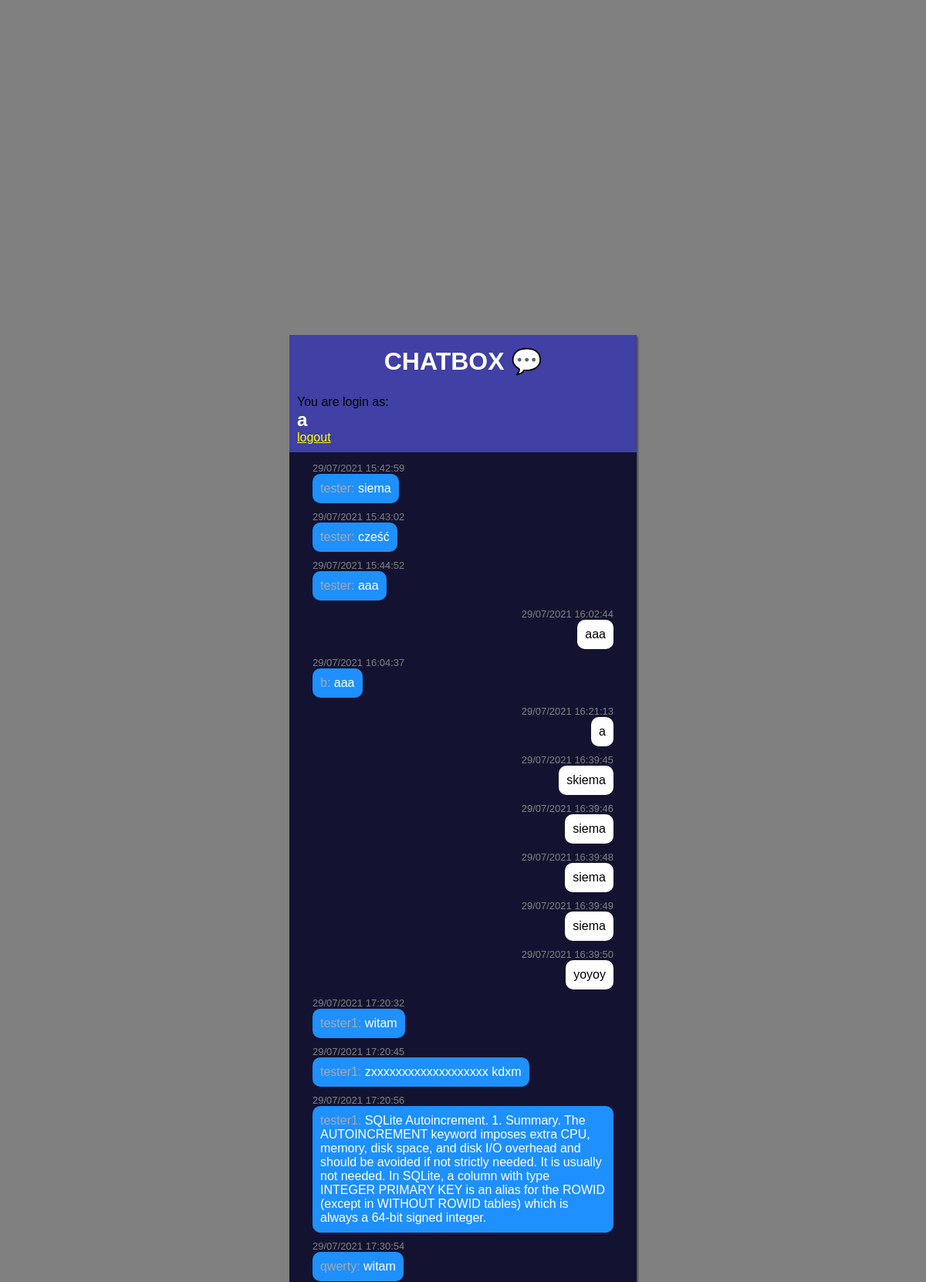
/ (signed in, upper part), run on the app's committed database.
### tables this page shows
CREATE TABLE messages (id INTEGER, user_id INTEGER, text TEXT NOT NULL, date TEXT NOT NULL, PRIMARY KEY(id));

CREATE TABLE users (id INTEGER, username TEXT NOT NULL, hash TEXT NOT NULL, PRIMARY KEY(id));

### app.py (the view)
@app.route("/")
def index():
    if not session.get("user_id"):
        return redirect("/login")
    messages_db = db.execute("SELECT * FROM messages")
    users_db = db.execute("SELECT * FROM users")
    return render_template("index.html", messages_db=messages_db, users_db=users_db)

### templates/index.html (shortened to what this page needs)
{% extends "layout.html" %}
{% block body %}
<div class="container">
    <div class="header">
        <h1>CHATBOX &#128172</h1>
    </div>
    {% if session.user_id %}
    <div class="main ">
        You are login as: <h2>{{ session.username }}</h2> <a href="/logout">logout</a>
    </div>
    <div id="chatbox" class="chatbox">
        {% for message in messages_db %}
        {%if message.user_id == session.user_id %}
            <p class="date user_date">{{ message.date }}</p>
            <p class="message user_message"></span>{{ message.text }}</p>
        {% else %}
            <p class="date">{{ message.date }}</p>
            <p class="message"><span class="sender">{{ users_db[message.user_id - 1].username }}:</span> {{ message.text }}</p>
        {% endif %}
        {% endfor %}
    </div>
    {% else %}
    Please log in. <a href="/login">login</a>
    {% endif %}
</div>
{% endblock %}

### templates/layout.html (shortened to what this page needs)
<!DOCTYPE html>
<html lang="en">
    <head>
        <link href="/static/styles.css" rel="stylesheet" type="text/css">
    </head>
    <body>
        {% block body %}{% endblock %}
    </body>
</html>

### static/styles.css (style rules this page uses)
* { margin: 0; padding: 0; font-family: sans-serif; box-sizing: border-box; }
body { height: 100vh; background-color: grey; display: flex; justify-content: center; align-items: center; }
.container { width: 450px; height: 90vh; display: flex; flex-direction: column; box-shadow: 2px 2px 2px rgba(0,0,0,0.4); background-color: rgb(64, 64, 165); }
.header h1 { text-align: center; color: white; padding: 15px; margin-bottom: 10px; }
h2 { color: white; }
.chatbox { flex: 1; color: grey; background-color: rgb(0,0,0,0.7); padding: 20px 30px; overflow: auto; }
.message { background-color: dodgerblue; padding: 10px; color: white; width: fit-content; height: auto; border-radius: 10px; margin-bottom: 10px; }
.user_message { margin-left: auto; background-color: white; color: black; }
.sender { color: darkgray; }
.main { background-color: rgb(64, 64, 165); margin-bottom: 10px; margin-left: 10px; }
a { color: yellow; }
.date { font-size: small; width: fit-content; }
.user_date { margin-left: auto; }

### data on the page
messages: date "29/07/2021 15:42:59", text "siema"
users: username "tester"
messages: date "29/07/2021 15:43:02", text "cześć"
messages: date "29/07/2021 15:44:52", text "aaa"
messages: date "29/07/2021 16:02:44", text "aaa"
messages: date "29/07/2021 16:04:37", text "aaa"
users: username "b"
messages: date "29/07/2021 16:21:13", text "a"
messages: date "29/07/2021 16:39:45", text "skiema"
messages: date "29/07/2021 16:39:46", text "siema"
messages: date "29/07/2021 16:39:48", text "siema"
messages: date "29/07/2021 16:39:49", text "siema"
messages: date "29/07/2021 16:39:50", text "yoyoy"
messages: date "29/07/2021 17:20:32", text "witam"
users: username "tester1"
messages: date "29/07/2021 17:20:45", text "zxxxxxxxxxxxxxxxxxxx kdxm"
messages: date "29/07/2021 17:20:56", text "SQLite Autoincrement. 1. Summary. The AUTOINCREMENT keyword imposes extra CPU, memory, disk space, and disk I/O overhead and should be avoided if not strictly needed. It is usually not needed. In SQLite, a column with type INTEGER PRIMARY KEY is an alias for the ROWID (except in WITHOUT ROWID tables) which is always a 64-bit signed integer."
messages: date "29/07/2021 17:30:54", text "witam"
users: username "qwerty"

### other printed values
{{ session.username }} "a"
